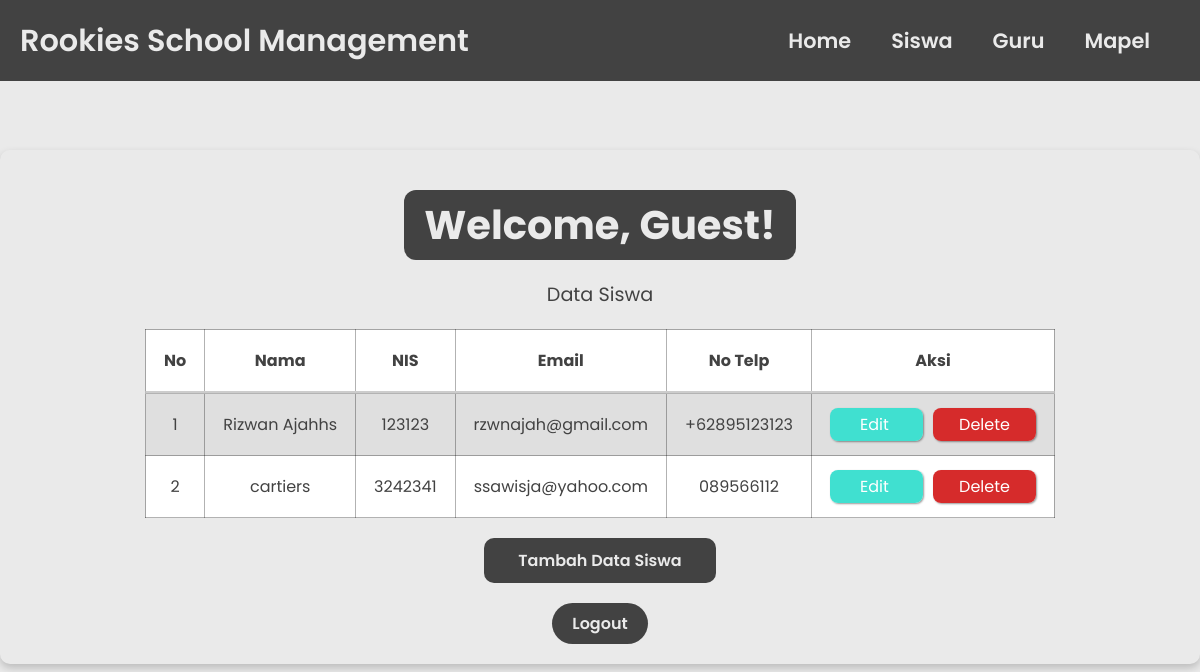
Before: /siswa.php with the older database file.
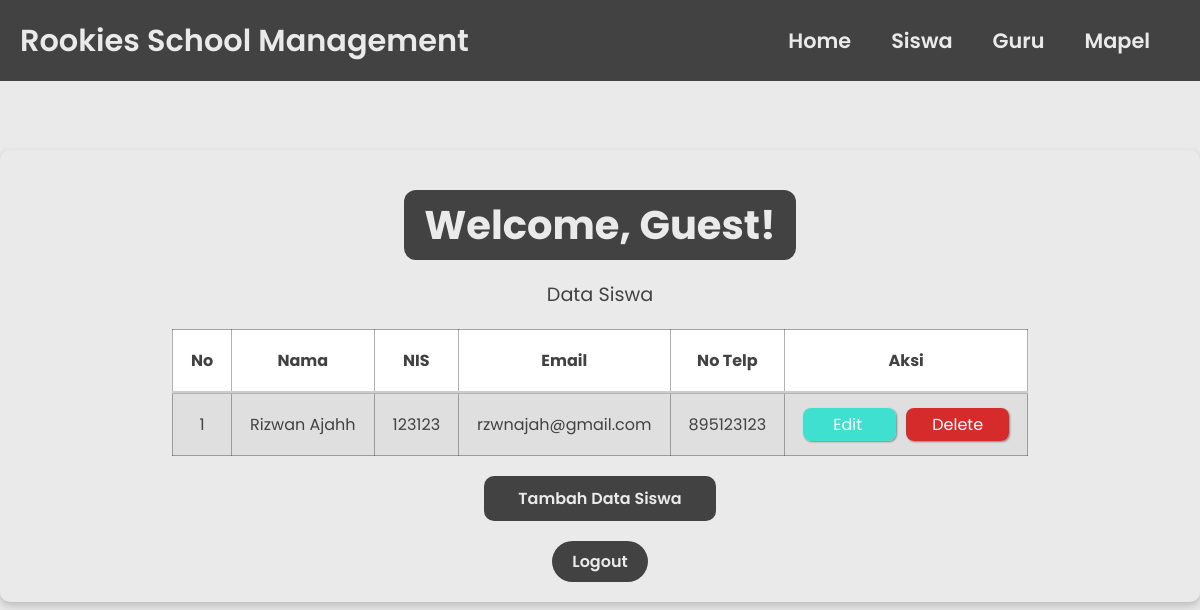
After: the same page with the newer database file.
### tables this page shows
CREATE TABLE `siswa` (
  `id` int(11) NOT NULL AUTO_INCREMENT,
  `nama` varchar(255) NOT NULL,
  `nis` int(100) NOT NULL,
  `email` varchar(255) NOT NULL,
  `no_telp` varchar(20) NOT NULL,
  PRIMARY KEY (`id`)
);

### functions.php (called while the page is built, shortened)
<?php
$host_db    = "localhost";
$user_db    = "root";
$pass_db    = "";
$nama_db    = "sekolah";
$conn    = mysqli_connect($host_db, $user_db, $pass_db, $nama_db);
function query($query) {
  global $conn;
  $result = mysqli_query($conn, $query);
  $rows = [];
  while ( $row = mysqli_fetch_assoc($result) ) {
    $rows[] = $row;
  }
  return $rows;
}
?>

### siswa.php (the view, shortened to what this page needs)
<?php
require "functions.php";
$siswa = query("SELECT * FROM siswa");
if (!isset($_SESSION['session_username'])) {
    $username = "Guest";
} else {
    $username = htmlspecialchars($_SESSION['session_username']);
}
?>
<!DOCTYPE html>
<html lang="en">
<head>
  <link rel="stylesheet" href="css-file/anggota.css">
</head>
<body>
  <header>
    <div class="brand">Rookies School Management</div>
    <nav>
      <ul>
        <li><a href="anggota.php">Home</a></li>
        <li><a href="siswa.php">Siswa</a></li>
        <li><a href="guru.php">Guru</a></li>
        <li><a href="mapel.php">Mapel</a></li>
      </ul>
    </nav>
  </header>
  <div class="container">
    <h1 class="welcome">Welcome, <?php echo $username; ?>!</h1>
    <p>Data Siswa</p>
    <table border="1" cellpadding="10" cellspacing="0">
      <tr>
        <th>No</th>
        <th>Nama</th>
        <th>NIS</th>
        <th>Email</th>
        <th>No Telp</th>
        <th>Aksi</th>
      </tr>
      <?php $i = 1; ?>
      <?php foreach( $siswa as $s ) : ?>
      <tr>
        <td><?= $i; ?></td>
        <td><?= $s["nama"]; ?></td>
        <td><?= $s["nis"]; ?></td>
        <td><?= $s["email"]; ?></td>
        <td><?= $s["no_telp"]; ?></td>
        <td><a class="edit-btn" href="update.php?tabel=siswa&id=<?= $s["id"]; ?>">Edit </a> <a class="delete-btn"
            href="delete.php?tabel=siswa&id=<?= $s['id']; ?>">Delete</a></td>
      </tr>
      <?php $i++; ?>
      <?php endforeach; ?>
    </table>
    <a class="add-user" href="create.php?tabel=siswa">Tambah Data Siswa</a>
    <div class="logout-link">
      <form action="<?php echo htmlspecialchars($_SERVER['PHP_SELF']); ?>" method="post">
        <input type="submit" name="logout" class="btn" value="Logout">
      </form>
    </div>
  </div>
</body>
</html>

Changed rows visible on the page:
removed siswa: nama "cartiers", nis "3242341", email "ssawisja@yahoo.com", no_telp "089566112"
changed siswa "rzwnajah@gmail.com": nama "Rizwan Ajahhs" → "Rizwan Ajahh"; no_telp "+62895123123" → "895123123"
